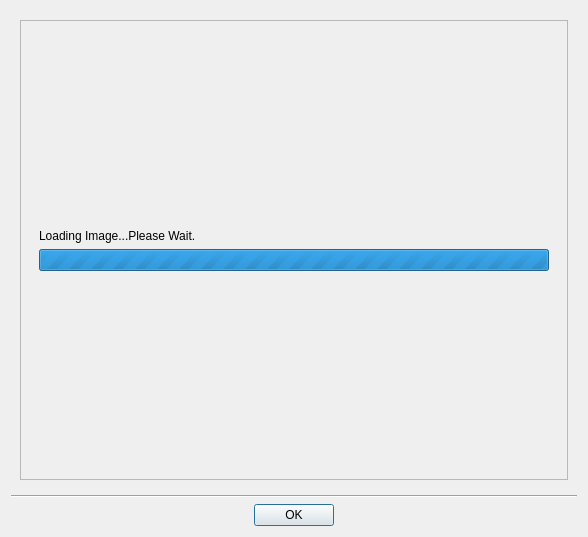
<?xml version="1.0" encoding="UTF-8"?>
<ui version="4.0">
 <class>ImagePreviewDialog</class>
 <widget class="QDialog" name="ImagePreviewDialog">
  <property name="geometry">
   <rect>
    <x>0</x>
    <y>0</y>
    <width>588</width>
    <height>537</height>
   </rect>
  </property>
  <property name="windowTitle">
   <string>Image View</string>
  </property>
  <layout class="QVBoxLayout" name="verticalLayout">
   <item>
    <widget class="QWidget" name="widget" native="true">
     <layout class="QVBoxLayout" name="verticalLayout_2">
      <item>
       <widget class="QScrollArea" name="scrollArea">
        <property name="widgetResizable">
         <bool>true</bool>
        </property>
        <property name="alignment">
         <set>Qt::AlignCenter</set>
        </property>
        <widget class="QWidget" name="scrollAreaWidgetContents">
         <property name="geometry">
          <rect>
           <x>0</x>
           <y>0</y>
           <width>550</width>
           <height>461</height>
          </rect>
         </property>
         <layout class="QHBoxLayout" name="horizontalLayout_2">
          <item>
           <widget class="QStackedWidget" name="stackedWidget">
            <property name="currentIndex">
             <number>1</number>
            </property>
            <widget class="QWidget" name="page">
             <layout class="QHBoxLayout" name="horizontalLayout" stretch="1">
              <item>
               <widget class="QLabel" name="imageLabel">
                <property name="text">
                 <string>&lt;No image&gt;</string>
                </property>
                <property name="alignment">
                 <set>Qt::AlignCenter</set>
                </property>
               </widget>
              </item>
             </layout>
            </widget>
            <widget class="QWidget" name="page_2">
             <layout class="QVBoxLayout" name="verticalLayout_3">
              <item>
               <spacer name="verticalSpacer_2">
                <property name="orientation">
                 <enum>Qt::Vertical</enum>
                </property>
                <property name="sizeHint" stdset="0">
                 <size>
                  <width>20</width>
                  <height>40</height>
                 </size>
                </property>
               </spacer>
              </item>
              <item>
               <widget class="QLabel" name="label">
                <property name="text">
                 <string>Loading Image...Please Wait.</string>
                </property>
                <property name="wordWrap">
                 <bool>true</bool>
                </property>
               </widget>
              </item>
              <item>
               <widget class="QProgressBar" name="progressBar">
                <property name="maximum">
                 <number>0</number>
                </property>
                <property name="value">
                 <number>-1</number>
                </property>
                <property name="format">
                 <string/>
                </property>
               </widget>
              </item>
              <item>
               <spacer name="verticalSpacer">
                <property name="orientation">
                 <enum>Qt::Vertical</enum>
                </property>
                <property name="sizeHint" stdset="0">
                 <size>
                  <width>20</width>
                  <height>40</height>
                 </size>
                </property>
               </spacer>
              </item>
             </layout>
            </widget>
           </widget>
          </item>
         </layout>
        </widget>
       </widget>
      </item>
     </layout>
    </widget>
   </item>
   <item>
    <widget class="Line" name="line">
     <property name="orientation">
      <enum>Qt::Horizontal</enum>
     </property>
    </widget>
   </item>
   <item>
    <widget class="QDialogButtonBox" name="buttonBox">
     <property name="orientation">
      <enum>Qt::Horizontal</enum>
     </property>
     <property name="standardButtons">
      <set>QDialogButtonBox::Ok</set>
     </property>
     <property name="centerButtons">
      <bool>true</bool>
     </property>
    </widget>
   </item>
  </layout>
 </widget>
 <resources/>
 <connections>
  <connection>
   <sender>buttonBox</sender>
   <signal>accepted()</signal>
   <receiver>ImagePreviewDialog</receiver>
   <slot>accept()</slot>
   <hints>
    <hint type="sourcelabel">
     <x>248</x>
     <y>254</y>
    </hint>
    <hint type="destinationlabel">
     <x>157</x>
     <y>274</y>
    </hint>
   </hints>
  </connection>
  <connection>
   <sender>buttonBox</sender>
   <signal>rejected()</signal>
   <receiver>ImagePreviewDialog</receiver>
   <slot>reject()</slot>
   <hints>
    <hint type="sourcelabel">
     <x>316</x>
     <y>260</y>
    </hint>
    <hint type="destinationlabel">
     <x>286</x>
     <y>274</y>
    </hint>
   </hints>
  </connection>
 </connections>
</ui>
